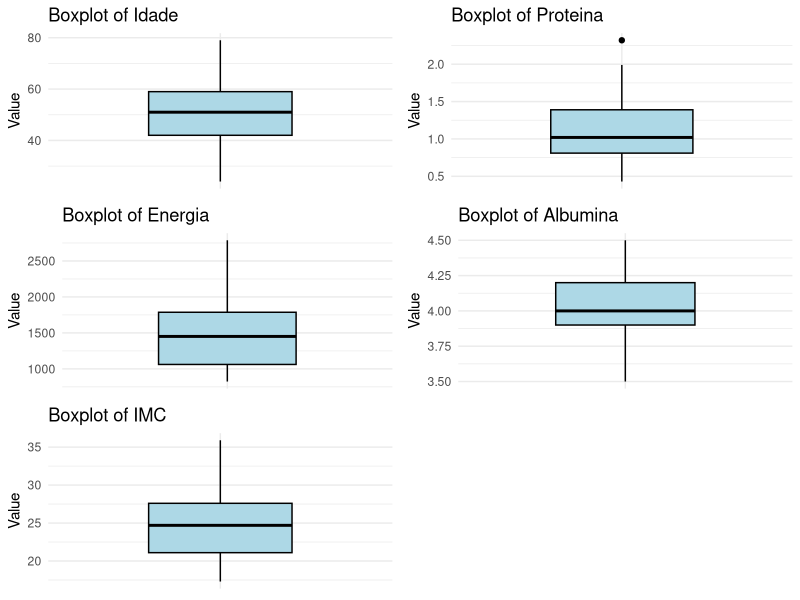
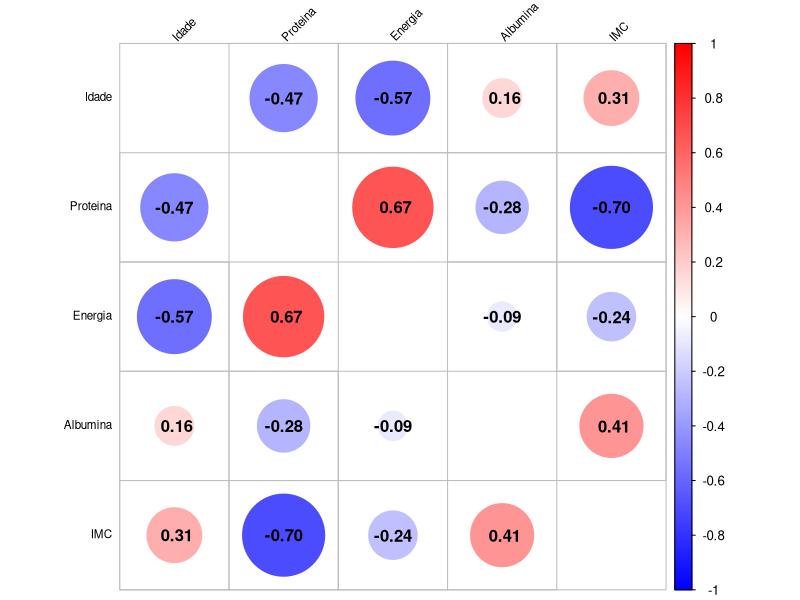
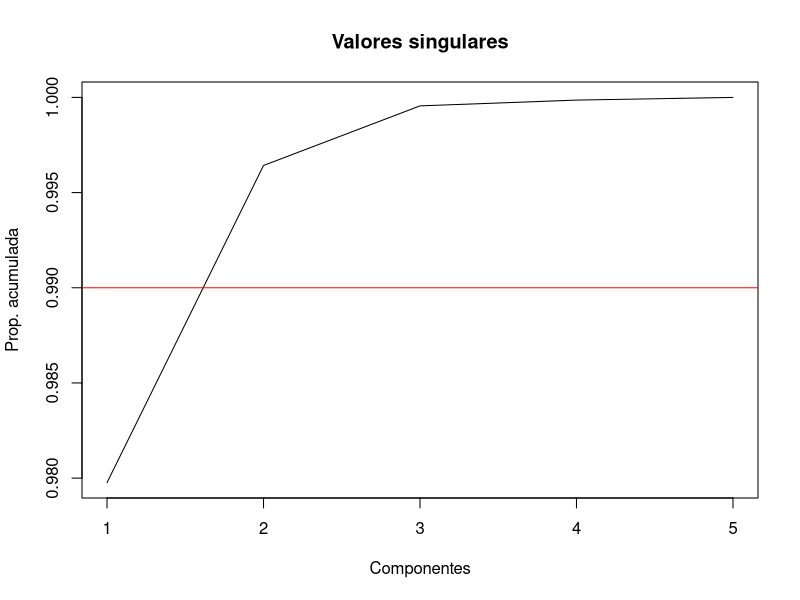

Generate these figures, in order, with R:
#setwd("C:/Users/Igor/Desktop/Topicos_2_george")

#### Exercicio 1 ----


## Calculo (a)
data = data.frame(
  x1 = c(0,2,0,0,-1,1),
  x2 = c(3,0,1,1,0,1),
  x3 = c(0,0,3,2,1,1),
  y = c("red",'red','red',"green","green",'red')
)
test = c(0,0,0)

paste('dist(test, Observacao',1:6,') =',
      round(dist(rbind(test,data[-4]))[1:6],2 ))

## Calculo (c)
class::knn(train = data[-4],
           test,
           cl = data[,4],
           k = 3)


#### exercicio 24 da lista 2 ----
str <- "32 1.59 2738.86 4.2 24.1 61 0.49 824.26 3.9 29.8 51 1.14 1307.03 4.1 20.0 53 0.74 925.47 4.2 25.0 24 1.99 2787.46 3.8 21.5 65 1.00 1222.51 4.2 25.0 35 2.32 2038.28 4.1 18.7 45 0.93 1061.53 4.2 22.0 57 0.81 1657.73 4.2 31.2 32 1.23 1652.76 3.9 24.3 66 0.99 1636.25 4.1 27.7 27 1.40 1845.07 4.0 21.8 54 1.08 1542.30 3.9 29.0 55 1.22 1214.53 4.0 21.1 50 0.57 1451.17 4.0 27.1 48 0.83 1786.95 4.1 24.7 28 1.55 1975.26 3.5 18.8 66 1.10 1248.64 4.0 18.9 66 0.44 987.86 4.0 27.6 48 0.58 1067.10 4.3 26.4 60 0.43 968.62 4.0 35.9 59 0.66 836.94 3.9 25.3 50 1.81 1197.99 3.9 19.5 29 1.21 1818.31 4.2 21.8 40 0.98 1238.91 3.5 21.9 47 1.48 2153.47 3.5 17.3 52 0.98 1720.60 3.6 29.7 54 1.02 1906.30 4.5 31.9 53 0.82 981.85 3.9 26.2 47 0.46 1020.95 4.4 31.2 42 1.34 1028.10 3.6 18.1 79 1.48 1465.91 3.9 18.3 61 1.39 1456.12 3.9 24.9"

values <- gsub(" ", ",", str)
values <- strsplit(values, ",")[[1]]

df <- data.frame(matrix(as.numeric(values), ncol = 5, byrow = T))
colnames(df)<- c("Idade", "Proteina", "Energia", "Albumina", "IMC")

summary(df)

## R plots
# Load the necessary packages
library(ggplot2)
library(tidyr)
library(gridExtra)
library(corrplot)
# Convert data to long format
df_long <- pivot_longer(df, cols = everything(),
                        names_to = "Variable", values_to = "Value")
# Create a boxplot for each variable using facet_wrap
boxplot_list <- lapply(unique(df_long$Variable), function(var) {
  ggplot(data = subset(df_long, Variable == var),
         aes(x = Variable, y = Value)) +
    geom_boxplot(color = "black", fill = "lightblue", width = 0.5) +
    labs(title = paste0("Boxplot of ", var),
         x = "Variable",
         y = "Value") +
    theme_minimal() +
    theme(axis.text.x = element_blank(),
          axis.title.x = element_blank(),
          axis.ticks.x = element_blank())
})
# Arrange the boxplots in a grid using grid.arrange
grid.arrange(grobs = boxplot_list, ncol = 2)
# Calculate the correlation matrix
cor_matrix <- cor(df)
# Create a correlation plot using corrplot
corrplot(cor_matrix, method = "circle", type = "full", 
         tl.col = "black", tl.srt = 45, tl.cex = 0.7, 
         diag = FALSE, addCoef.col = "black",
         col = colorRampPalette(c("blue", "white", "red"))(200))


## DECOMPOSICAO SPECTRAL

decomp = svd(df)
plot(cumsum(decomp$d)/sum(decomp$d), type='l',
     ylab = 'Prop. acumulada',
     main = 'Valores singulares',
     xlab = 'Componentes'
)
abline(h = 0.99, col = "red")


